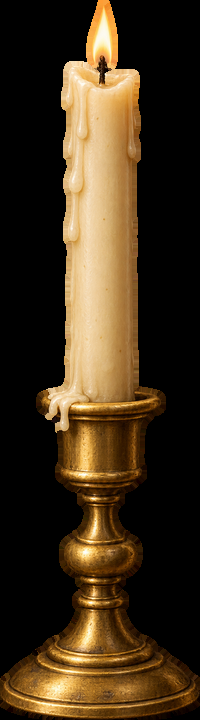
#> input picture intro/production/aaa/assets/tex/table_backgrounds/candle_left.png, 200 x 720 px; its folder holds only this picture in this run
$ python measure.py ../../../assets/tex/table_backgrounds/candle_left.png
#> lines starting #> are read from the running program, lines starting #| are printed output that depends on the picture; after the words box and inside, x2 and y2 are one past the last pixel; in counts of white or black regions, pixels touching at a corner belong together
### intro/production/aaa/prod/f669/src/shot.py
"""S09 'Every lord looked at the empty chair' (f561-716) - shot description as functions of the frame number.

    render_frame(f, out_wh=(2560, 1440)) -> dict(img (uint8 sRGB), lin, alpha, timing, ...)

Camera (storyboard S09): locked 1.06x with 1 px/frame drift (throne at frame x 0.47 at f598), exponential push
1.06 -> 1.25x f637-669 landing on the void at frame x 0.47, then hold with 2 px/frame drift.
Light: ONE guttered 1900 K candle off the top-left of the panel, 12 deg at the throne, as a shadowed point practical
whose pool is shaped by the key-light pool (candle_relight.py); cool night fill at ~1:6.
Act: II (age 1.0: re-dye, tideline, foxing; goblets / stitched candles are needle-hole ghosts in p1_oath_ground).
Unpick f561-640 on twos (kingvoid.py, loose.py); crown slip 15 mm up on four gold tethers (crown.py).

v3 touch-up (touchup.py): (a) the green lord's white horse-head charge re-dyed to aged dun wool (edit hook, before the ageing pass);
(b) loose ends are thin two-ply yarn (threads3d kind 4, robe-aged dye, soft fuzz, contact shadow / AO, lifted parts catch the
candle) and the four dressing strands have new designs (loose.STUB_DESIGN); (c) deeper needle holes / underdrawing in the void
(voidfx / kingvoid), a pool-weighted contrast curve on the final linear frame (touchup.pool_contrast) and metal_pop on the crown's
couched gold and its four tethers.  Every v3 change has an env switch: F669_NOHORSE, F669_V2STRANDS, F669_NOPOOLC, F669_NOMETAL."""
import os, sys, math, time
HERE = os.path.dirname(os.path.abspath(__file__))
AAA = os.path.abspath(os.path.join(HERE, '..', '..', '..'))
sys.path.insert(0, os.path.join(AAA, 'lib'))
sys.path.insert(0, HERE)
os.environ.setdefault('NUMBA_NUM_THREADS', '2')
import numpy as np, cv2
cv2.setNumThreads(2)
from chron.config import MAPS
from chron.maps import MapSet
from chron import frontal, shade, grade
from chron.anim.groupanim import GroupAnim
from chron.color import light_colour, hex_lin, pal, lin2oklab
from chron.util import vnoise, sstep
from chron.qa.void import check_void
import candle_relight
from kingvoid import KingVoid
from loose import LooseEnds, HoleResidue
from crown import CrownSlip
from groundfix import GroundFix
from threads3d import ThreadSet
import threads3d as TS
import voidfx as VFX
import touchup as TU

candle_relight.install()

F0, F_PUSH0, F_PUSH1, F_END = 561, 637, 669, 716
F1_PX = 4.65                       # 1.0x = F1 framing (panel width fills the frame)
THRONE_X = 294.5                   # sheet mm: panel x 0.527 at 1.06x puts this at frame x 0.47
FRAME_CY = 173.0
VOID_C = (297.0, 200.0)            # reference point of the 12 deg candle
LIFT = 15.0
RIPPLE = 260                        # entries ahead of the unpick front that have slackened (lifted relief)

# ------------------------------------------------------------------ camera
def zoom(f):
    if f <= F_PUSH0: return 1.06
    if f >= F_PUSH1: return 1.25
    t = (f - F_PUSH0) / (F_PUSH1 - F_PUSH0)
    e = t * t * (3 - 2 * t)
    return 1.06 * (1.25 / 1.06) ** e


def throne_screen_x(f, W=2560):
    """screen x (px at 2560 wide) of the throne axis."""
    X47 = 0.47 * W
    if f <= F_PUSH0:
        return X47 - (f - 598) * 1.0
    if f >= F_PUSH1:
        return X47 - (f - F_PUSH1) * 2.0
    t = (f - F_PUSH0) / (F_PUSH1 - F_PUSH0); e = t * t * (3 - 2 * t)
    return (X47 - (F_PUSH0 - 598)) * (1 - e) + X47 * e


VIEW_OVERRIDE = None      # look-dev: render a window of the f669 frame at 100 % (dict cx_mm, cy_mm, px_per_mm)


def view_of(f, out_wh=(2560, 1440)):
    if VIEW_OVERRIDE is not None:
        return dict(VIEW_OVERRIDE)
    k = out_wh[0] / 2560.0
    s = F1_PX * zoom(f) * k
    X = throne_screen_x(f) * k
    cx = THRONE_X + (out_wh[0] / 2 - X) / s
    return dict(cx_mm=float(cx), cy_mm=FRAME_CY, px_per_mm=float(s))


# ------------------------------------------------------------------ light
def _E(name, default):
    return float(os.environ.get(name, default))


AZ_V, EL_V, CZ = _E('F669_AZ', 121.0), _E('F669_EL', 12.0), _E('F669_CZ', 80.0)
_DH = CZ / math.tan(math.radians(EL_V))
CANDLE0 = (VOID_C[0] + _DH * math.cos(math.radians(AZ_V)), VOID_C[1] - _DH * math.sin(math.radians(AZ_V)), CZ)
REF = math.sqrt(_DH ** 2 + CZ ** 2)
I0 = _E('F669_I0', 3.1)                # candle intensity at the void (before the pool)
GAMMA_PHYS = _E('F669_GAMMA', 0.45)    # fraction (in log) of the physical inverse-square falloff kept in the pool
# the pool is shaped by the candle's side: bright toward the upper-left (the candle), falling away to the lower-right
POOL = dict(cx=_E('F669_PCX', 277.0), cy=_E('F669_PCY', 170.0), rx_l=_E('F669_RXL', 105.0), rx_r=_E('F669_RXR', 88.0),
            ry_up=_E('F669_RYU', 88.0), ry_dn=_E('F669_RYD', 108.0), floor=_E('F669_FLOOR', 0.04), amp=_E('F669_AMP', 0.62))
NIGHT = hex_lin('#141325'); NIGHT = NIGHT / NIGHT.max()
FILL_I = _E('F669_FILL', 0.05)


# [43 lines left out: functions candle, light_of, pool_target, att, kmap_fn, not called in this run]


def pool_at(f):
    c = candle(f)
    return lambda x, y: float(pool_target(x, y) * att(c, x, y, LIFT) ** (GAMMA_PHYS - 1.0))


# [7 lines left out: function thread_light_fn, not called in this run]


# ------------------------------------------------------------------ tideline (a stain whose edge crosses the table cloth)
TIDES = [dict(c=(300.0, 420.0), rx=262.0, ry=176.0, seed=41, amp=0.045, w=1.0),
         dict(c=(118.0, 10.0), rx=150.0, ry=88.0, seed=43, amp=0.10, w=0.22)]


# [22 lines left out: function tide_layer, not called in this run]


# ------------------------------------------------------------------ assets (built once per process)
_ASSETS = {}


# [25 lines left out: functions assets, crown_lift, crown_turn, not called in this run]


GOLD = hex_lin('#E9BE6A')
GOLD_CORD = hex_lin('#CFA04C')           # couched gold cord (wrapped Japan gold over a silk core)


EXPOSURE = _E('F669_EXPO', 1.55)
READ_KEYS = ['h', 'alb', 'T', 'mat', 'cov', 'age_fox', 'age_tide', 'age_fade']
LINEN_GAIN = np.array([_E('F669_LGR', 0.84), _E('F669_LGG', 0.80), _E('F669_LGB', 0.72)], np.float32)   # a century of light: the linen itself is darker / browner than the library's Act II
COOL_LIFT = _E('F669_COOL', 0.035)
SHADOW_D = _E('F669_SHD', 0.50)                                       # crown shadow density on the lit linen (about -0.9 EV)
SHADOW_TINT = np.array([1.0, 0.94, 0.80], np.float32)                 # cool: the warm candle is what the crown takes away


# [146 lines left out: functions age_amount, lvl_hint, render_frame, not called in this run]

### intro/production/aaa/lib/chron/color.py
"""sRGB/linear/OKLab, palette access, Kelvin display tints, chroma caps, dye-lot ShadeSet.  (<- R25 core.py + stitch.ShadeSet)"""
import math
import numpy as np, cv2
from .config import palette

LUMA = np.array([0.2126, 0.7152, 0.0722], np.float32)


def srgb2lin(c):
    c = np.asarray(c, np.float32)
    return np.where(c <= 0.04045, c / 12.92, ((c + 0.055) / 1.055) ** 2.4).astype(np.float32)


def lin2srgb(c):
    c = np.clip(np.asarray(c, np.float32), 0, 1)
    return np.where(c <= 0.0031308, 12.92 * c, 1.055 * np.power(c, 1 / 2.4) - 0.055).astype(np.float32)


def hex2srgb(h):
    h = h.lstrip('#')
    return np.array([int(h[i:i + 2], 16) for i in (0, 2, 4)], np.float32) / 255


def hex_lin(h):
    return srgb2lin(hex2srgb(h))


def pal(name):
    """linear RGB of a cinematic palette role, e.g. pal('crimson')."""
    return hex_lin(palette()['cinematic'][name]['hex'])


# [16 lines left out: functions kelvin, light_colour, not called in this run]


def lum(lin):
    return (np.asarray(lin, np.float32) * LUMA).sum(-1)


# ---------------- OKLab ----------------
_M1 = np.array([[0.4122214708, 0.5363325363, 0.0514459929],
                [0.2119034982, 0.6806995451, 0.1073969566],
                [0.0883024619, 0.2817188376, 0.6299787005]], np.float32)
_M2 = np.array([[0.2104542553, 0.7936177850, -0.0040720468],
                [1.9779984951, -2.4285922050, 0.4505937099],
                [0.0259040371, 0.7827717662, -0.8086757660]], np.float32)
_M2i = np.array([[1.0, 0.3963377774, 0.2158037573],
                 [1.0, -0.1055613458, -0.0638541728],
                 [1.0, -0.0894841775, -1.2914855480]], np.float32)
_M1i = np.array([[4.0767416621, -3.3077115913, 0.2309699292],
                 [-1.2684380046, 2.6097574011, -0.3413193965],
                 [-0.0041960863, -0.7034186147, 1.7076147010]], np.float32)


def lin2oklab(rgb):
    lms = np.asarray(rgb, np.float32) @ _M1.T
    return np.cbrt(np.maximum(lms, 0)) @ _M2.T


def oklab2lin(lab):
    lms = np.asarray(lab, np.float32) @ _M2i.T
    return np.clip((lms ** 3) @ _M1i.T, 0, None).astype(np.float32)


def oklch(lin):
    lab = lin2oklab(lin)
    return lab[..., 0], np.hypot(lab[..., 1], lab[..., 2]), np.degrees(np.arctan2(lab[..., 2], lab[..., 1])) % 360


# [7 lines left out: function chroma_cap, not called in this run]


# ---------------- dye lots ----------------
class ShadeSet:
    """A limited set of thread shades for a region (dye lots), chosen stochastically per stitch."""

    # [51 lines left out: functions __init__, from_pixels, pick, not called in this run]

### intro/production/aaa/prod/f669/src/candle_relight.py
"""Shot-local patch of chron.shade.relight (the library is read-only): the CANDLE is a point practical in row 0 of
the light table, so the key-light pool (kmap) shapes the candle itself (a guttered candle behind the goblet rim /
a flagged practical) instead of a directional key.  Everything else is the library code path: the same numba
brdf kernel, height-field shadows (shadow_march_point toward the candle), AO, Toksvig, metal environment term.

Installed at runtime with install(); frontal.render() then uses it.  If light has no 'candle' entry the call is
passed through to the library relight unchanged."""
import math
import numpy as np, cv2
from chron import shade, frontal
from chron.shade import (normals, ambient_occlusion, shadow_march_point, brdf, light_vec)
from chron.color import light_colour

_lib_relight = shade.relight


# [52 lines left out: function relight, not called in this run]


def install():
    frontal.relight = relight

### intro/production/aaa/prod/f669/src_v1/silhouette.py
"""Art direction for S09 / f669: the KING-SHAPED VOID.

The baked 'king' group was cut by a coarse hint polygon (hints/p1_oath.json), so a plain unpick leaves the polygon's
straight sides (throne backrest and wood inside the polygon are removed too) and some ermine / cape stitches just
outside it stay behind as debris.  This module re-partitions the record with a hand-traced silhouette of the king
(hair, ermine cape, sleeves, robe and the hand on the table), traced on the source panel (source px, 5 px/mm):

  * king entries whose midpoint lies OUTSIDE the silhouette are KEPT (throne backrest / wood: the throne stays),
  * ground entries whose midpoint lies INSIDE the silhouette are UNPICKED with the king (his cape debris).
"""
import numpy as np, cv2

# hand-traced on p1_oath.png (source px), clockwise from the left end of the crown band
KING_SIL_SRC = np.array([
    (1254.3, 604.3), (1250.7, 645.7), (1245.7, 695.7), (1243.6, 738.6), (1211.4, 751.4), (1175.7, 772.9),
    (1140.0, 792.0), (1117.0, 822.0), (1112.0, 852.9), (1104.3, 888.6), (1090.0, 938.6), (1079.3, 988.6),
    (1075.7, 1024.3), (1100.7, 1052.9), (1111.4, 1102.9), (1129.3, 1152.9), (1147.1, 1188.6), (1160.0, 1188.6),
    (1165.0, 1240.0), (1172.1, 1255.0), (1290.0, 1255.0), (1298.6, 1240.0), (1300.7, 1196.0), (1597.1, 1196.0),
    (1598.6, 1102.9), (1607.9, 1060.0), (1647.1, 1040.0), (1677.9, 1024.3), (1679.3, 995.7), (1668.6, 945.7),
    (1654.3, 895.7), (1632.9, 845.7), (1604.3, 795.7), (1557.9, 754.3), (1511.4, 738.6), (1507.9, 688.6),
    (1504.3, 638.6), (1497.1, 604.3)], np.float32)


def sil_mm():
    """silhouette in sheet mm."""
    return KING_SIL_SRC / 5.0 + 20.0


# [56 lines left out: functions sil_mask, inside, _chaikin, underdrawing_paths_mm, draw_underdrawing, not called in this run]

### intro/production/aaa/prod/f669/src/touchup.py
"""v3 touch-up (client round 2): three local fixes on the accepted f669 composition, each one a small function that works
on the shot's own maps / linear frame (no library file is edited).

  (a) tone_emblem(m)        the white horse-head of the green lord's shield (a cream wool charge of albedo 0.5-0.66 on a robe
                            of albedo 0.03-0.08, lit only by the violet night fill) read as a lavender-white blob, the
                            brightest thing in the right third.  It is re-dyed in the albedo window as undyed wool a century
                            old: dun / smoke-brown, ~0.3x, keeping the stitch texture, then ages like everything else.
  (b) (strands: see loose.py / threads3d.py)
  (c) pool_contrast(...)    more contrast inside the candle pool only (a pool-weighted S-curve on scene-linear light) and
      metal_pop(...)        the crown's gold: deep bronze darks, hot narrow glints, so it reads as metal not as cream wool.
"""
import math
import numpy as np, cv2
from chron.color import lin2oklab, oklab2lin

# ------------------------------------------------------------------------------------------------ (a) the emblem
HORSE_BOX_MM = (473.0, 200.0, 497.0, 224.0)          # x0, y0, x1, y1 sheet mm: the shield of the green lord (bare-wool charge inside it)
HORSE_GAIN = np.array([0.46, 0.35, 0.22], np.float32)    # undyed wool, a century of soot and dust: dun, not white (x albedo)


# [35 lines left out: function tone_emblem, not called in this run]


# ------------------------------------------------------------------------------------------------ (c) contrast in the pool
def _E(name, default):
    import os
    return float(os.environ.get(name, default))


POOL_C = dict(cx=_E('F669_PCC_X', 297.0), cy=_E('F669_PCC_Y', 190.0), rx=_E('F669_PCC_RX', 62.0), ry_up=_E('F669_PCC_RYU', 92.0),
              ry_dn=_E('F669_PCC_RYD', 78.0), p=3.0)
K_SHADOW = _E('F669_KSH', 0.26)          # exponent gain below the pivot (deeper shadows)
K_LIGHT = _E('F669_KLT', 0.08)           # above the pivot (a touch more punch, not a brighter pool)
Y_PIVOT = _E('F669_YPIV', 0.075)         # scene-linear luminance of the void's mid-tone (measured, see README)


# [27 lines left out: functions pool_weight, pool_contrast, not called in this run]


# ------------------------------------------------------------------------------------------------ (c) the crown's gold
MP = dict(k_dark=_E('F669_MK_DARK', 1.0), k_hot=_E('F669_MK_HOT', 1.4), k_detail=_E('F669_MK_DET', 1.1), q_ref=_E('F669_MK_Q', 55.0), sigma=_E('F669_MK_SIG', 1.4), ramp=_E('F669_MK_RAMP', 0.8), floor=_E('F669_MK_FLOOR', 0.20))


# [35 lines left out: function metal_pop, not called in this run]

### intro/production/aaa/prod/f669/src/measure.py
"""luma statistics (graded sRGB, Rec.709 luma) of regions of an f669 frame.  python3 measure.py image.png [W]"""
import os, sys
HERE = os.path.dirname(os.path.abspath(__file__))
sys.path.insert(0, HERE)
import numpy as np, cv2
import shot, silhouette as SIL
path = sys.argv[1]
im = cv2.imread(path)[..., ::-1].astype(np.float32) / 255
Hh, Ww = im.shape[:2]
#> Hh = 720; Ww = 200
v = shot.view_of(669, (Ww, Hh)); s = v['px_per_mm']
#> after `s = v['px_per_mm']`: s = 0.454
x0 = v['cx_mm'] - Ww / 2 / s; y0 = v['cy_mm'] - Hh / 2 / s
#> after `x0 = v['cx_mm'] - Ww / 2 / s`: x0 = 87.5
#> after `y0 = v['cy_mm'] - Hh / 2 / s`: y0 = -619.8
Y = (im * [0.2126, 0.7152, 0.0722]).sum(-1)
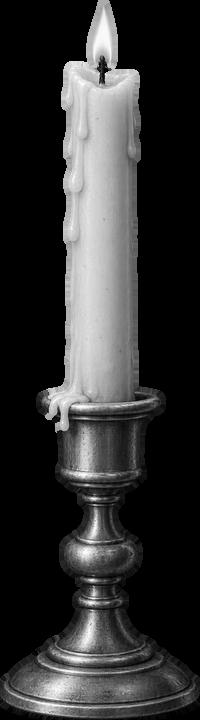
#> Y: shape (720, 200) float64; min 0, max 1, mean 0.195
def px(xm, ym): return int(round((xm - x0) * s)), int(round((ym - y0) * s))
poly = (SIL.sil_mm() - [x0, y0]) * s
m = np.zeros((Hh, Ww), np.uint8); cv2.fillPoly(m, [np.round(poly).astype(np.int32)], 1)
#> after `cv2.fillPoly(m, [np.round(poly).astype(np.int32)], 1)`:
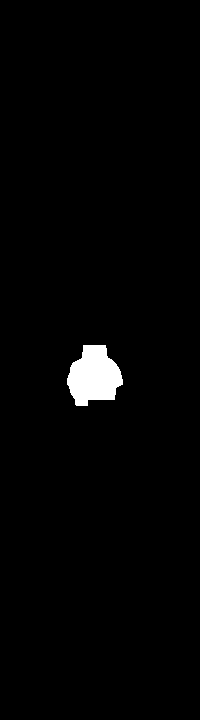
#> m: shape (720, 200); values 0 (black) and 1 (white), 1.7% white; 1 white region, box (x1, y1, x2, y2) and area: (67, 345, 123, 406) 2392
m = cv2.erode(m, np.ones((int(6 * s / 2) * 2 + 1,) * 2, np.uint8)).astype(bool)
# exclude where the void is occupied by non-void (crown etc): rows y> 150mm only
yy = (np.arange(Hh) / s + y0)[:, None] * np.ones((1, Ww))
mm = m & (yy > 150) & (yy < 255)
q = lambda a: np.quantile(a, [.05, .5, .95]).round(3).tolist()
print('void   mean %.3f  p5/p50/p95 %s' % (Y[mm].mean(), q(Y[mm])))
#| void   mean 0.712  p5/p50/p95 [0.526, 0.735, 0.832]
reg = dict(red_face=(198, 148), blue_face=(396, 148), gold_face=(126, 158), green_face=(472, 156), wallL=(120, 60), wallR=(470, 60), table=(300, 285), banner=(300, 40))
for k, (xm, ym) in reg.items():
    X, Yp = px(xm, ym); R = int(5 * s)
    a = Y[max(Yp - R, 0):Yp + R, max(X - R, 0):X + R]
    print('%-9s mean %.3f' % (k, a.mean() if a.size else -1))
#> this loop made 8 passes
#> a on passes 1 to 6: [[0, 0, 0, 0], [0, 0, 0, 0], [0, 0, 0, 0], [0, 0, 0, 0]], [[0, 0, 0, 0], [0, 0, 0, 0], [0, 0, 0, 0], [0.372, 0, 0, 0]], [[0, 0, 0, 0], [0, 0, 0, 0], [0, 0, 0, 0], [0, 0, 0, 0]], [[0, 0, 0, 0], [0, 0, 0, 0], [0, 0, 0, 0], [0, 0, 0, 0]], [[0, 0, 0, 0], [0, 0, 0, 0], [0, 0, 0, 0], [0, 0, 0, 0]], [[0, 0, 0, 0], [0, 0, 0, 0], [0, 0, 0, 0], [0, 0, 0, 0]]
#| red_face  mean 0.000
#| blue_face mean 0.023
#| gold_face mean 0.000
#| green_face mean 0.000
#| wallL     mean 0.000
#| wallR     mean 0.000
#| table     mean 0.368
#| banner    mean 0.812
